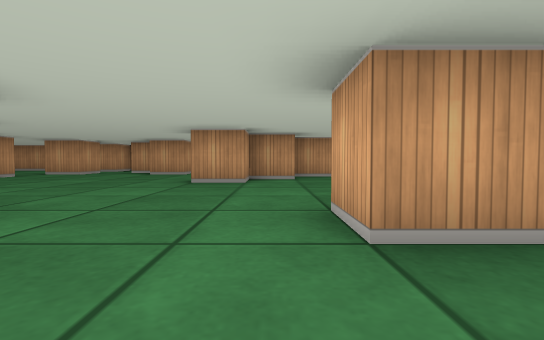
view 1 (above)

24 first-person views from a walk through a cub3D ray-caster map. The camera is about half as high as the walls, tilts 2° down and sees 85° across. The floor is counted in squares. Each view is taken from the middle of a square. On the plan, view 1 faces up. The plan holds only what a view shows up to about 9 squares ahead; the rest is blank.

view 2
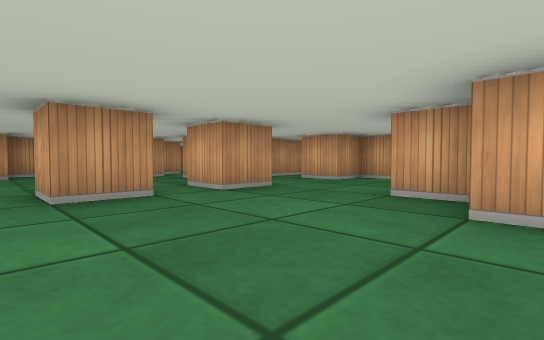

view 3
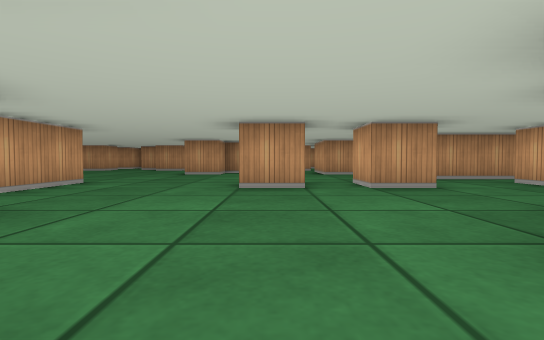

view 4
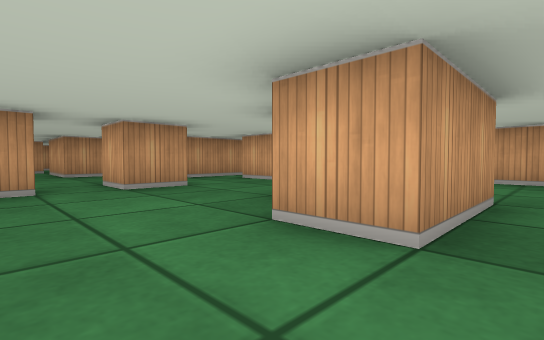

view 5
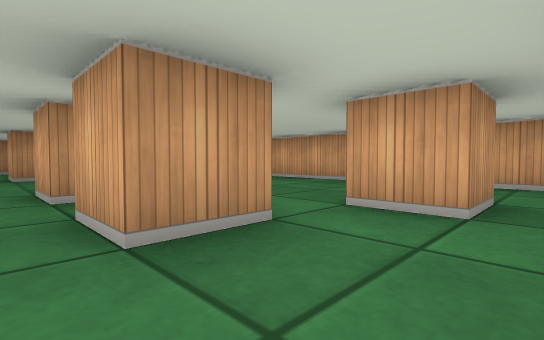

view 6
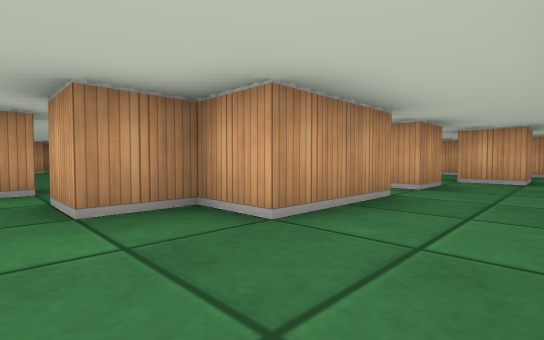

view 7
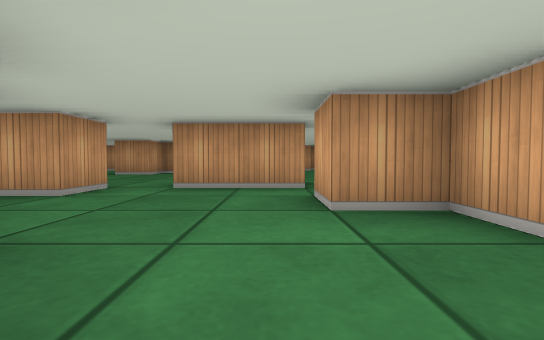

view 8
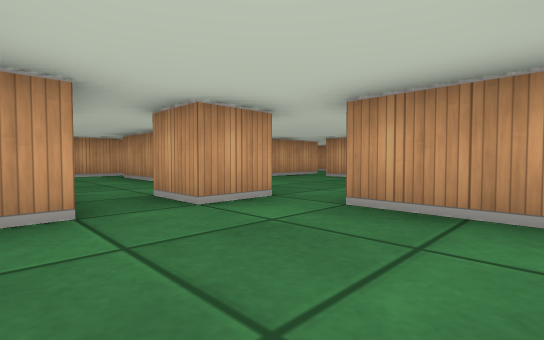

view 9
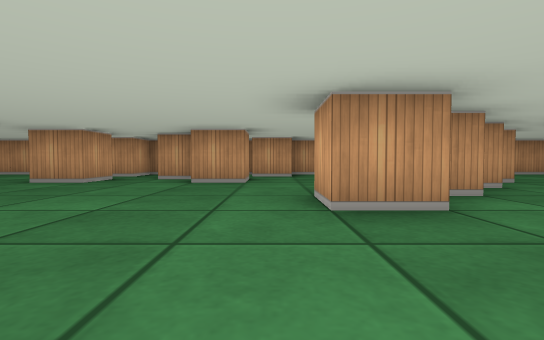

view 10
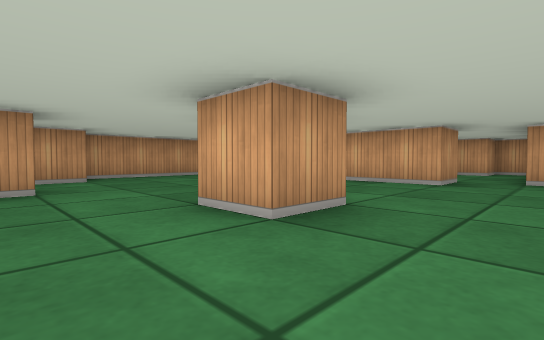

view 11
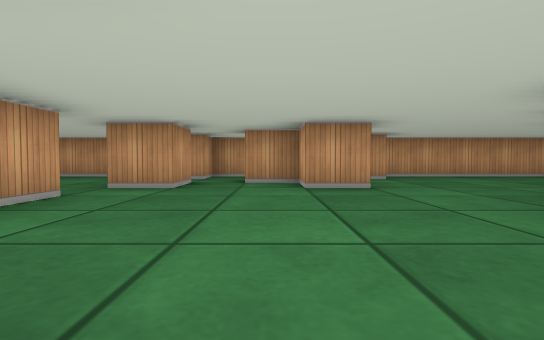

view 12
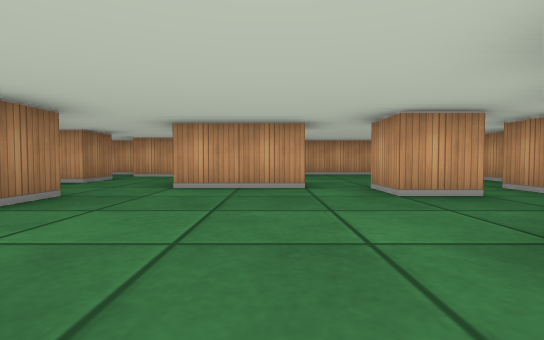

view 13
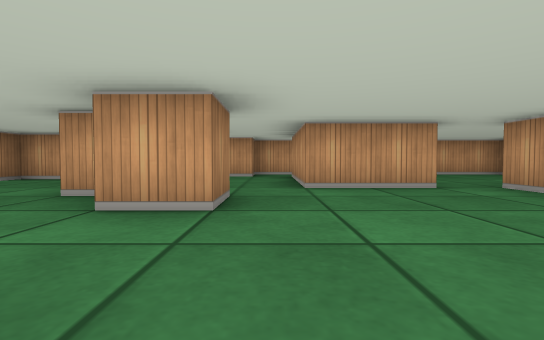

view 14
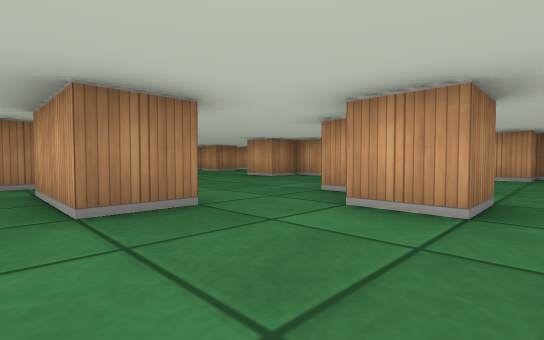

view 15
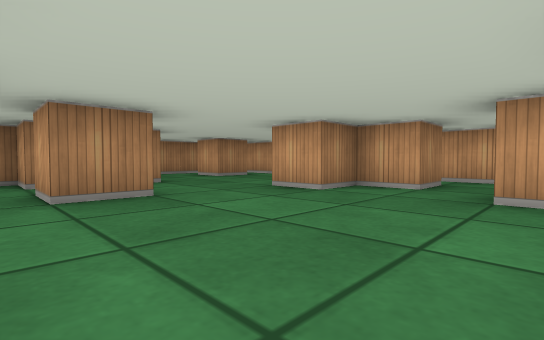

view 16
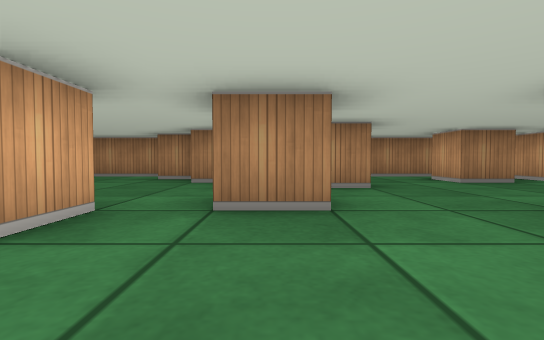

view 17
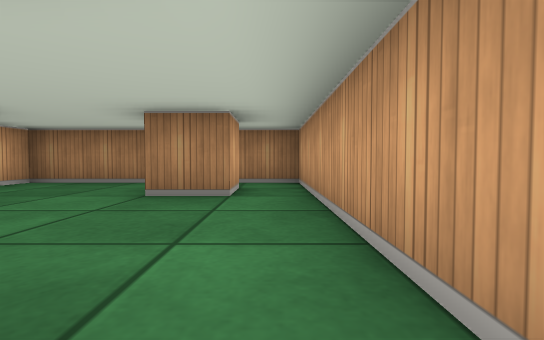

view 18
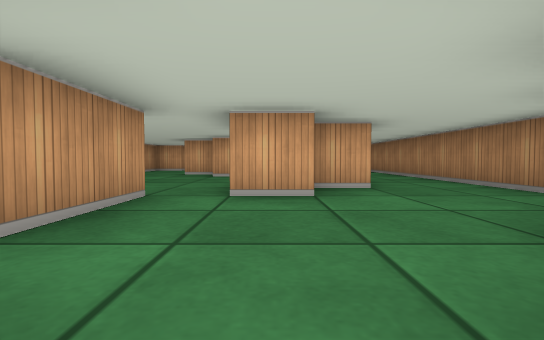

view 19
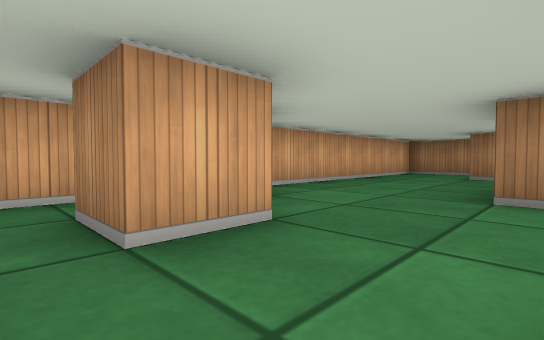

view 20
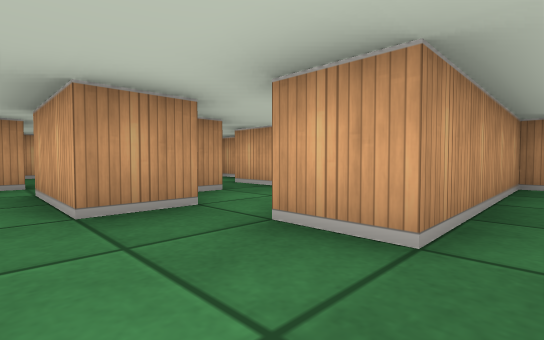

view 21
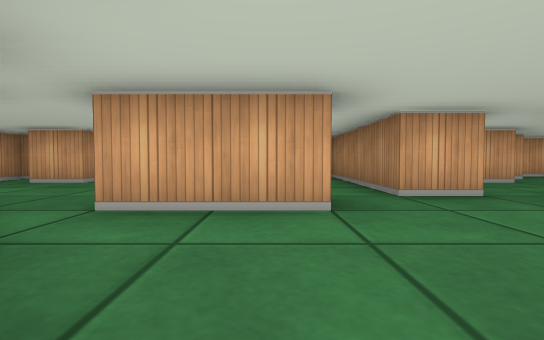

view 22
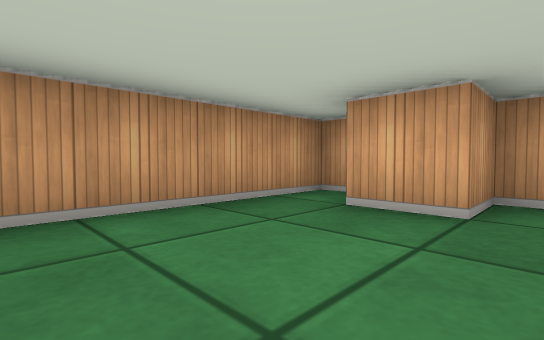

view 23
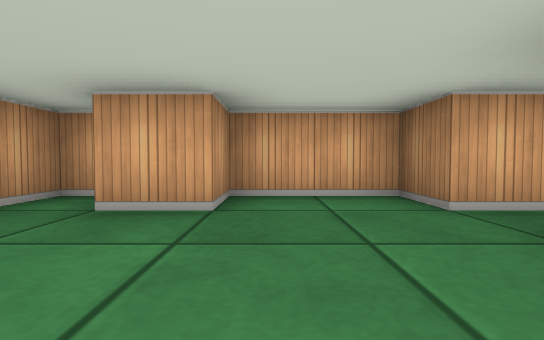

view 24
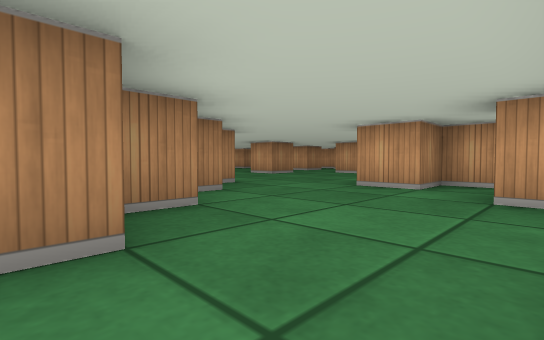

### Floor plan
Key: @ floor where view 1 was taken; # wall or solid block; . floor.
Columns run from 11 left of view 1 to 8 right of it. Each row starts with its distance up from view 1.
 12 ###################
 11 #....#.  #........#
 10 #......#.........##
  9 #....#.##...##....#
  8 #..........##.....#
  7 #   #.....##..##.##
  6 #####.....#...#...##
  5 #..................#
  4 ##...##........#####
  3 #..#.#.............#
  2 #  #....#...#.#..#.#
  1 #.......#........###
  0 #.#........@.......#
 -1 #.##....##.....#...#
 -2 #.....#.......##...#
 -3 #.........##.......#
 -4 #....##....##.#....#
 -5 #.#...##........#..#
 -6 #.....###..........#
 -7 ####### ############

Where each view was taken, in squares from view 1:
view 1: 0 up, 0 right, facing up
view 2: 2 down, 0 right, facing up-right
view 3: 3 down, 1 right, facing up
view 4: 3 down, 1 right, facing up-right
view 5: 6 down, 2 right, facing up-right
view 6: 6 down, 2 left, facing up-right
view 7: 6 down, 2 left, facing up
view 8: 4 down, 2 left, facing up-left
view 9: 3 up, 2 left, facing up
view 10: 4 up, 3 left, facing up-right
view 11: 4 up, 4 left, facing up
view 12: 7 up, 2 left, facing left
view 13: 5 up, 2 left, facing left
view 14: 5 up, 2 left, facing down-left
view 15: 2 up, 4 left, facing down-left
view 16: 1 up, 5 left, facing down
view 17: 1 down, 10 left, facing down
view 18: 3 down, 5 left, facing right
view 19: 3 up, 4 right, facing down-right
view 20: 3 up, 2 right, facing up-right
view 21: 6 up, 0 right, facing right
view 22: 9 up, 3 right, facing up-right
view 23: 9 up, 3 right, facing right
view 24: 11 up, 2 right, facing down-left
